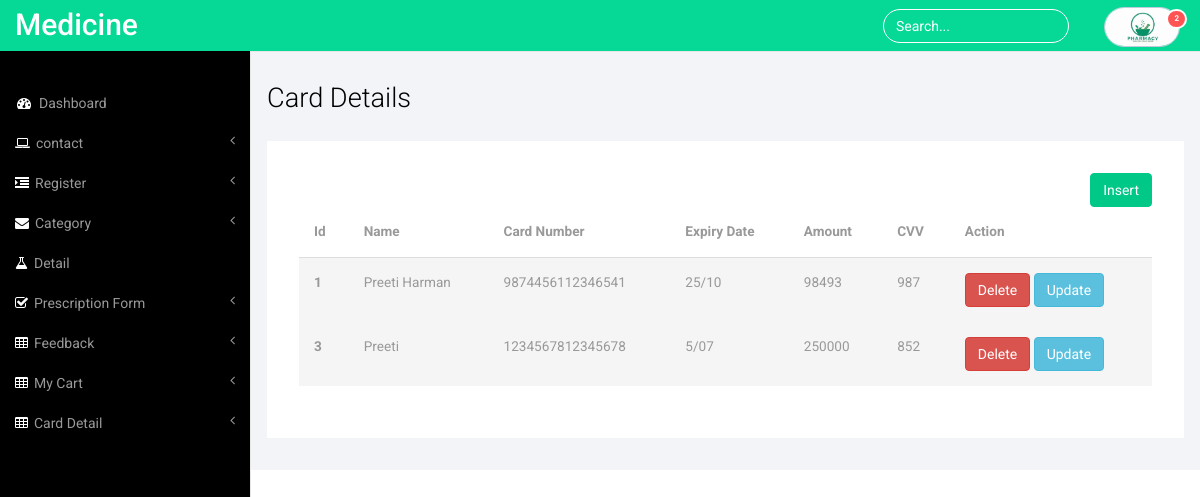
Page /admin/manageCard.php on the committed database.
### tables this page shows
CREATE TABLE `card` (
  `id` int(10) NOT NULL,
  `name` varchar(50) NOT NULL,
  `card_no` varchar(30) NOT NULL,
  `exp` varchar(30) NOT NULL,
  `amount` varchar(30) NOT NULL,
  `cvv` int(10) NOT NULL
);

### admin/manageCard.php (the view)
<?php include "include/header.php";
include "include/connectivity.php";
$q="select * from card order by id ASC";
$exe=mysqli_query($conn,$q);
?>
        <div id="page-wrapper">
        <div class="col-md-12 graphs">
	   <div class="xs">
  	 <h3>Card Details</h3>
  	<div class="bs-example4" data-example-id="contextual-table">
      <a href="insertCard.php" class="float-right btn btn-primary ">Insert</a>
    <table class="table">
      <thead>
        <tr>
          <th>Id</th>
          <th>Name</th>
          <th>Card Number</th>
          <th>Expiry Date</th>
          <th>Amount</th>
          <th>CVV</th>
          <th>Action</th>
        </tr>
      </thead>
      <tbody>
        <?php while($fetch=mysqli_fetch_array($exe)) { ?>
        <tr class="active">
          <th scope="row" ><?php echo $fetch['id']?></th>
          <td><?php echo $fetch['name']?></td>
          <td><?php echo $fetch['card_no']?></td>
          <td><?php echo $fetch['exp']?></td>
          <td><?php echo $fetch['amount']?></td>
          <td><?php echo $fetch['cvv']?></td>
          <td> <a href="deleteCard.php?id=<?php echo $fetch['id'];?>" class="btn btn-danger">Delete</a>
            <a href="updateCard.php?id=<?php echo $fetch['id'];?>" class="btn btn-info">Update</a></td>
        </tr>
      <?php } ?>
      </tbody>
    </table>
   </div>
  <?php include "include/footer.php";?>

### admin/css/style.css (style rules this page uses)
h4, h5, h6, h1, h2, h3 { margin-top: 0; }
html, body { font-family: 'Roboto', sans-serif; font-size: 100%; background:#000; overflow-x: hidden; }
body a { transition:0.5s all; -webkit-transition:0.5s all; -moz-transition:0.5s all; -o-transition:0.5s all; -ms-transition:0.5s all; }
.graphs { padding: 2em 1em; background: #f2f4f8; font-family: 'Roboto', sans-serif; }
.bs-example4 { background: #fff; padding: 2em; }
.xs h3, .widget_head { color:#000; font-size:1.7em; font-weight:300; margin-bottom: 1em; }
.table > thead > tr > th, .table > tbody > tr > th, .table > tfoot > tr > th, .table > thead > tr > td, .table > tbody > tr > td, .table > tfoot > tr > td { border-top: none !important; }
.btn-primary { background-color: rgb(0, 200, 135) !important; border-color: rgb(0, 200, 135) !important; color: #fff; }
.float-right, .pull-right { float: right!important; }
.table > thead > tr > th, .table > tbody > tr > th, .table > tfoot > tr > th, .table > thead > tr > td, .table > tbody > tr > td, .table > tfoot > tr > td { font-size: 0.85em; color: #999; }
.table td, .table>tbody>tr>td, .table>tbody>tr>th, .table>tfoot>tr>td, .table>tfoot>tr>th, .table>thead>tr>td, .table>thead>tr>th { padding:15px !important; }
.table > thead > tr > th { border-bottom: 1px solid #ddd !important; }

### admin/css/custom.css (style rules this page uses)
#page-wrapper { min-height: 568px; background-color: #fff; }
@media (min-width:768px) { #page-wrapper { position: inherit; margin: 0 0 0 250px; border-left: 1px solid #e7e7e7; } }

### rows in the picture
card: id "1", name "Preeti Harman", card_no "9874456112346541", exp "25/10", amount "98493", cvv "987"
card: id "3", name "Preeti", card_no "1234567812345678", exp "5/07", amount "250000", cvv "852"
